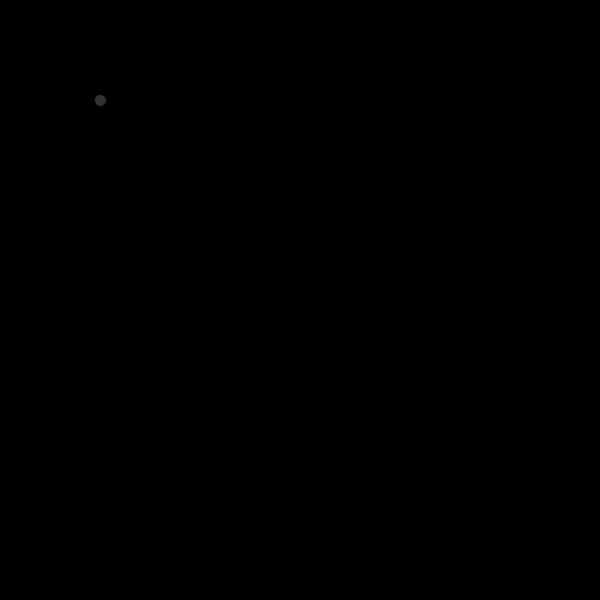
Frame 1 (no input)
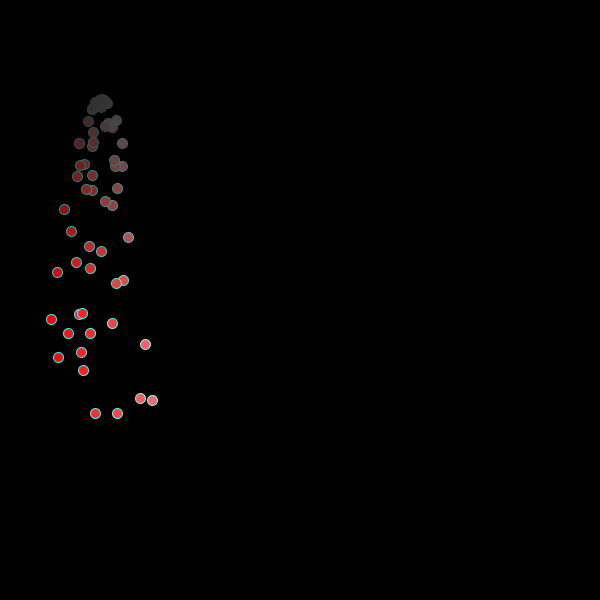
Frame 60 (the mouse pressed at the canvas centre just before this capture)
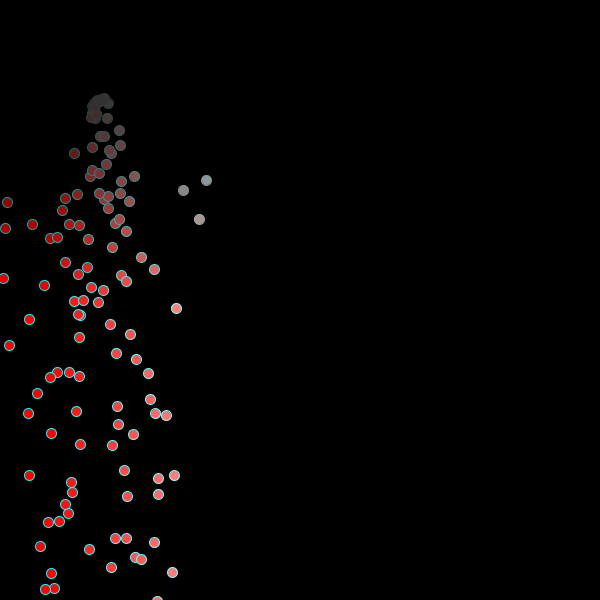
Frame 120 (the mouse held since frame 60 and released just before this capture)

The Processing sketch that drew these frames (run headless with seeded random() and noise(); from frame 60 on, the mouse is pressed at the canvas centre):

// Processing sketch: classes2
// ── classes2.pde
ArrayList ballCol;

void setup() {
  size(600, 600);
  smooth();
  ballCol = new ArrayList();
  //  for (int i = 0; i < 100; i++) {
  //  Ball myBall = new Ball(random(0, width), random(0, 300));
  //ballCol.add(myBall);
  //}
}

void draw() {
  background(0);
  Ball myBall = new Ball(100,50);
  ballCol.add(myBall);
  for (int i = 0; i < ballCol.size(); i++) {
    Ball mb = (Ball) ballCol.get(i);
    mb.run();
  }
}


// ── ball.pde
class Ball {
  float x=0;
  float y=0;
  float speedX = random(-1,1);
  float speedY = random(-1,1);

  Ball(float _x, float _y) {
    x=_x;
    y=_x;
  }

  void run() {
    display();
    move();
    bounce();
    gravity();
  }
  
  void gravity(){
    speedY += 0.2;
  }
  
  void bounce() {
    if (x>width) {
      speedX=speedX*-1;
    }
    if (x<0) {
      speedX=speedX*-1;
    }
    if (y>height) {
      speedY=speedY*-1;
    }
    if (y<0) {
      speedY=speedY*-1;
    }
  }

  void move() {
    x+=speedX;
    y+=speedY;
  }
  
  void display() {
    stroke(x-50, y-50, y-50);
    fill(y-50, x-50, x-50);
    ellipse(x, y, 10, 10);
  }
}
